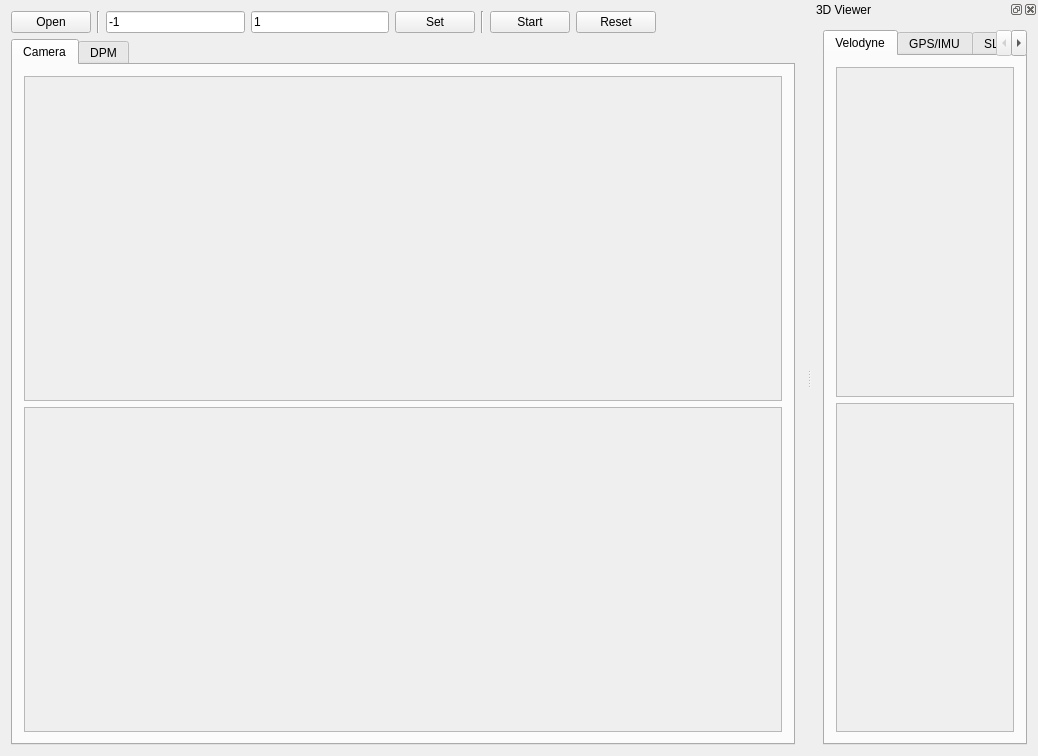
<?xml version="1.0" encoding="UTF-8"?>
<ui version="4.0">
 <class>KITTI_Dataset_ViewerClass</class>
 <widget class="QMainWindow" name="KITTI_Dataset_ViewerClass">
  <property name="geometry">
   <rect>
    <x>0</x>
    <y>0</y>
    <width>1038</width>
    <height>756</height>
   </rect>
  </property>
  <property name="windowTitle">
   <string>KITTI_Dataset_Viewer</string>
  </property>
  <widget class="QWidget" name="centralWidget">
   <layout class="QVBoxLayout" name="verticalLayout">
    <item>
     <layout class="QHBoxLayout" name="horizontalLayout_3">
      <item>
       <widget class="QPushButton" name="open">
        <property name="text">
         <string>Open</string>
        </property>
       </widget>
      </item>
      <item>
       <widget class="Line" name="line">
        <property name="orientation">
         <enum>Qt::Vertical</enum>
        </property>
       </widget>
      </item>
      <item>
       <widget class="QLineEdit" name="starttime">
        <property name="toolTip">
         <string>Start Time (ms)</string>
        </property>
        <property name="text">
         <string>-1</string>
        </property>
       </widget>
      </item>
      <item>
       <widget class="QLineEdit" name="simrate">
        <property name="toolTip">
         <string>Sim Rate</string>
        </property>
        <property name="text">
         <string>1</string>
        </property>
       </widget>
      </item>
      <item>
       <widget class="QPushButton" name="set">
        <property name="text">
         <string>Set</string>
        </property>
       </widget>
      </item>
      <item>
       <widget class="Line" name="line_3">
        <property name="orientation">
         <enum>Qt::Vertical</enum>
        </property>
       </widget>
      </item>
      <item>
       <widget class="QPushButton" name="start">
        <property name="text">
         <string>Start</string>
        </property>
       </widget>
      </item>
      <item>
       <widget class="QPushButton" name="reset">
        <property name="text">
         <string>Reset</string>
        </property>
       </widget>
      </item>
      <item>
       <spacer name="horizontalSpacer_2">
        <property name="orientation">
         <enum>Qt::Horizontal</enum>
        </property>
        <property name="sizeHint" stdset="0">
         <size>
          <width>40</width>
          <height>20</height>
         </size>
        </property>
       </spacer>
      </item>
     </layout>
    </item>
    <item>
     <widget class="QTabWidget" name="tabWidget">
      <widget class="QWidget" name="cameratab">
       <attribute name="title">
        <string>Camera</string>
       </attribute>
       <layout class="QVBoxLayout" name="verticalLayout_4">
        <item>
         <widget class="QScrollArea" name="camera">
          <property name="widgetResizable">
           <bool>true</bool>
          </property>
          <widget class="QWidget" name="scrollAreaWidgetContents_3">
           <property name="geometry">
            <rect>
             <x>0</x>
             <y>0</y>
             <width>753</width>
             <height>318</height>
            </rect>
           </property>
          </widget>
         </widget>
        </item>
        <item>
         <widget class="QScrollArea" name="camera_velodyne">
          <property name="widgetResizable">
           <bool>true</bool>
          </property>
          <widget class="QWidget" name="scrollAreaWidgetContents_4">
           <property name="geometry">
            <rect>
             <x>0</x>
             <y>0</y>
             <width>753</width>
             <height>317</height>
            </rect>
           </property>
          </widget>
         </widget>
        </item>
       </layout>
      </widget>
      <widget class="QWidget" name="tab_2">
       <attribute name="title">
        <string>DPM</string>
       </attribute>
       <layout class="QVBoxLayout" name="verticalLayout_7">
        <item>
         <widget class="QScrollArea" name="object1">
          <property name="widgetResizable">
           <bool>true</bool>
          </property>
          <widget class="QWidget" name="scrollAreaWidgetContents_9">
           <property name="geometry">
            <rect>
             <x>0</x>
             <y>0</y>
             <width>753</width>
             <height>318</height>
            </rect>
           </property>
          </widget>
         </widget>
        </item>
        <item>
         <widget class="QScrollArea" name="object2">
          <property name="widgetResizable">
           <bool>true</bool>
          </property>
          <widget class="QWidget" name="scrollAreaWidgetContents_10">
           <property name="geometry">
            <rect>
             <x>0</x>
             <y>0</y>
             <width>753</width>
             <height>317</height>
            </rect>
           </property>
          </widget>
         </widget>
        </item>
       </layout>
      </widget>
     </widget>
    </item>
   </layout>
  </widget>
  <widget class="QDockWidget" name="velodynecameraviewer">
   <property name="sizePolicy">
    <sizepolicy hsizetype="Expanding" vsizetype="Expanding">
     <horstretch>0</horstretch>
     <verstretch>1</verstretch>
    </sizepolicy>
   </property>
   <property name="floating">
    <bool>false</bool>
   </property>
   <property name="windowTitle">
    <string>3D Viewer</string>
   </property>
   <attribute name="dockWidgetArea">
    <number>2</number>
   </attribute>
   <widget class="QWidget" name="dockWidgetContents_3">
    <layout class="QVBoxLayout" name="verticalLayout_2">
     <item>
      <widget class="QTabWidget" name="viewer">
       <property name="currentIndex">
        <number>0</number>
       </property>
       <widget class="QWidget" name="velodynetab">
        <attribute name="title">
         <string>Velodyne</string>
        </attribute>
        <layout class="QVBoxLayout" name="verticalLayout_3">
         <item>
          <widget class="QScrollArea" name="velodyne">
           <property name="widgetResizable">
            <bool>true</bool>
           </property>
           <widget class="QWidget" name="scrollAreaWidgetContents">
            <property name="geometry">
             <rect>
              <x>0</x>
              <y>0</y>
              <width>176</width>
              <height>323</height>
             </rect>
            </property>
           </widget>
          </widget>
         </item>
         <item>
          <widget class="QScrollArea" name="velodyne_camera">
           <property name="widgetResizable">
            <bool>true</bool>
           </property>
           <widget class="QWidget" name="scrollAreaWidgetContents_2">
            <property name="geometry">
             <rect>
              <x>0</x>
              <y>0</y>
              <width>176</width>
              <height>323</height>
             </rect>
            </property>
           </widget>
          </widget>
         </item>
        </layout>
       </widget>
       <widget class="QWidget" name="localizationtab">
        <attribute name="title">
         <string>GPS/IMU</string>
        </attribute>
        <layout class="QVBoxLayout" name="verticalLayout_5">
         <item>
          <widget class="QScrollArea" name="gpsimu">
           <property name="widgetResizable">
            <bool>true</bool>
           </property>
           <widget class="QWidget" name="scrollAreaWidgetContents_5">
            <property name="geometry">
             <rect>
              <x>0</x>
              <y>0</y>
              <width>176</width>
              <height>323</height>
             </rect>
            </property>
           </widget>
          </widget>
         </item>
         <item>
          <widget class="QScrollArea" name="velodynecameragpsimu">
           <property name="widgetResizable">
            <bool>true</bool>
           </property>
           <widget class="QWidget" name="scrollAreaWidgetContents_6">
            <property name="geometry">
             <rect>
              <x>0</x>
              <y>0</y>
              <width>176</width>
              <height>323</height>
             </rect>
            </property>
           </widget>
          </widget>
         </item>
        </layout>
       </widget>
       <widget class="QWidget" name="tab">
        <attribute name="title">
         <string>SLAM</string>
        </attribute>
        <layout class="QVBoxLayout" name="verticalLayout_6">
         <item>
          <widget class="QScrollArea" name="slam">
           <property name="widgetResizable">
            <bool>true</bool>
           </property>
           <widget class="QWidget" name="scrollAreaWidgetContents_7">
            <property name="geometry">
             <rect>
              <x>0</x>
              <y>0</y>
              <width>176</width>
              <height>323</height>
             </rect>
            </property>
           </widget>
          </widget>
         </item>
         <item>
          <widget class="QScrollArea" name="velodynecameraslam">
           <property name="widgetResizable">
            <bool>true</bool>
           </property>
           <widget class="QWidget" name="scrollAreaWidgetContents_8">
            <property name="geometry">
             <rect>
              <x>0</x>
              <y>0</y>
              <width>176</width>
              <height>323</height>
             </rect>
            </property>
           </widget>
          </widget>
         </item>
        </layout>
       </widget>
      </widget>
     </item>
    </layout>
   </widget>
  </widget>
 </widget>
 <layoutdefault spacing="6" margin="11"/>
 <resources>
  <include location="kitti_dataset_viewer.qrc"/>
 </resources>
 <connections/>
</ui>
